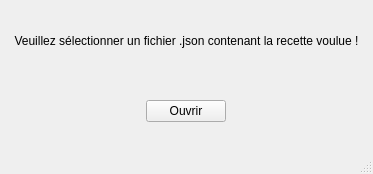
<?xml version="1.0" encoding="UTF-8"?>
<ui version="4.0">
 <class>MainWindow</class>
 <widget class="QMainWindow" name="MainWindow">
  <property name="geometry">
   <rect>
    <x>0</x>
    <y>0</y>
    <width>373</width>
    <height>174</height>
   </rect>
  </property>
  <property name="windowTitle">
   <string>Choix de la recette </string>
  </property>
  <widget class="QWidget" name="centralwidget">
   <layout class="QGridLayout" name="gridLayout">
    <item row="1" column="0">
     <layout class="QVBoxLayout" name="verticalLayout">
      <item>
       <layout class="QHBoxLayout" name="horizontalLayout">
        <item>
         <widget class="QLabel" name="label">
          <property name="text">
           <string>Veuillez sélectionner un fichier .json contenant la recette voulue !</string>
          </property>
          <property name="alignment">
           <set>Qt::AlignCenter</set>
          </property>
         </widget>
        </item>
       </layout>
      </item>
      <item>
       <layout class="QVBoxLayout" name="verticalLayout_3">
        <item alignment="Qt::AlignHCenter|Qt::AlignVCenter">
         <widget class="QPushButton" name="btnOuvrir">
          <property name="sizePolicy">
           <sizepolicy hsizetype="Maximum" vsizetype="Maximum">
            <horstretch>0</horstretch>
            <verstretch>0</verstretch>
           </sizepolicy>
          </property>
          <property name="text">
           <string>Ouvrir</string>
          </property>
         </widget>
        </item>
       </layout>
      </item>
     </layout>
    </item>
   </layout>
  </widget>
  <widget class="QMenuBar" name="menubar">
   <property name="geometry">
    <rect>
     <x>0</x>
     <y>0</y>
     <width>373</width>
     <height>21</height>
    </rect>
   </property>
  </widget>
  <widget class="QStatusBar" name="statusbar"/>
 </widget>
 <resources/>
 <connections/>
</ui>
